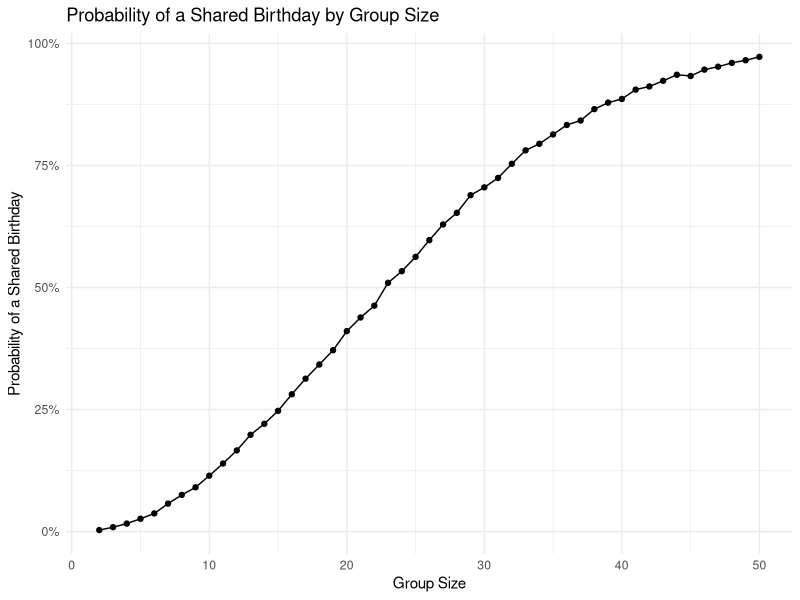

R code for this plot:
## ---- chunk 1
library(tidyverse)
library(broom)

knitr::opts_chunk$set(
  echo = TRUE,
  warning = FALSE,
  message = FALSE
)
## ---- chunk 2
birthday_sim = function(group_size) {
  birthdays = sample(1:365, size = group_size, replace = TRUE)
  any(duplicated(birthdays))
}
## ---- chunk 3
birthday_results = tibble(
  group_size = 2:50
) |>
  mutate(
    simulations = map(
      group_size,
      ~ replicate(10000, birthday_sim(.x))
    ),
    probability = map_dbl(simulations, mean)
  )

birthday_results
## ---- chunk 4
birthday_results |>
  ggplot(aes(x = group_size, y = probability)) +
  geom_line() +
  geom_point() +
  scale_y_continuous(labels = scales::percent_format()) +
  labs(
    x = "Group Size",
    y = "Probability of a Shared Birthday",
    title = "Probability of a Shared Birthday by Group Size"
  ) +
  theme_minimal()
